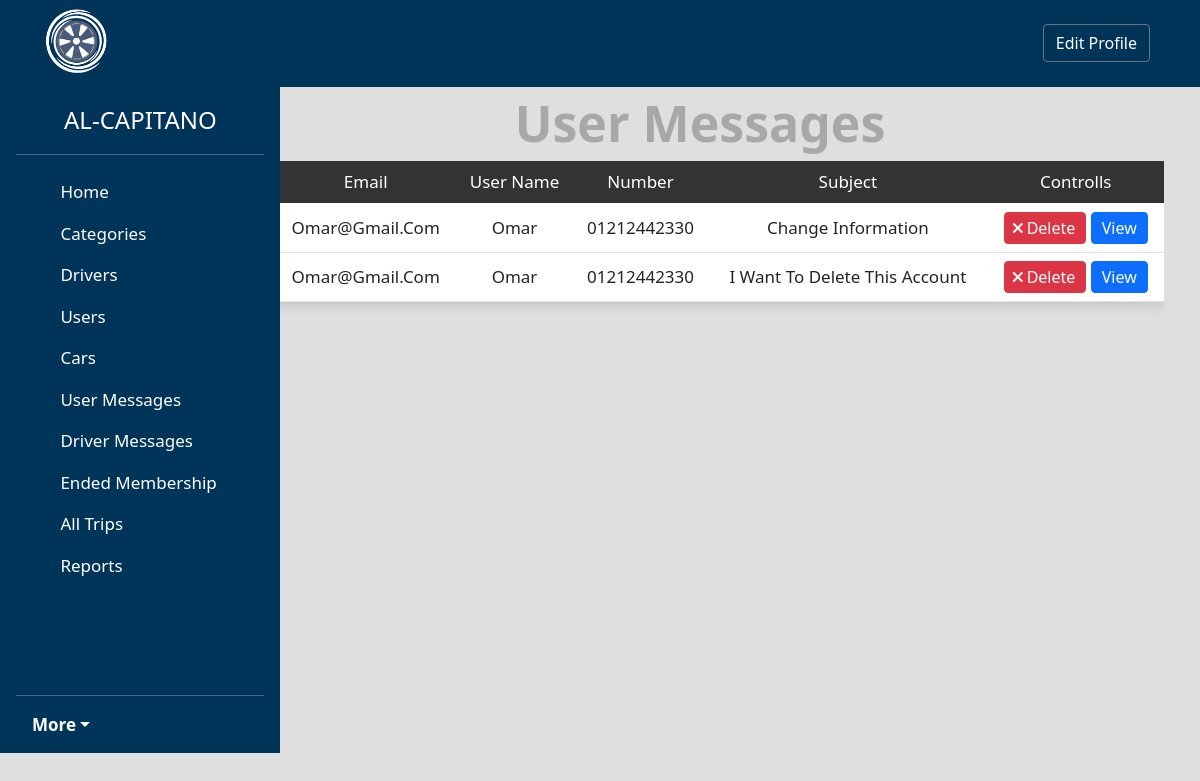
/admin/usermessage.php (signed in), run on the app's committed database.
### tables this page shows
CREATE TABLE `contacts` (
  `Message_ID` int(11) NOT NULL,
  `Email` varchar(255) NOT NULL,
  `Mobile` varchar(255) NOT NULL,
  `Subject` varchar(255) NOT NULL,
  `Message` text NOT NULL,
  `Date` timestamp NOT NULL DEFAULT current_timestamp(),
  `userid` int(11) NOT NULL
);

CREATE TABLE `users` (
  `User_ID` int(11) NOT NULL,
  `User_Name` varchar(255) NOT NULL,
  `Email` varchar(255) NOT NULL,
  `Password` varchar(255) NOT NULL,
  `Group_ID` int(11) NOT NULL DEFAULT 0 COMMENT 'user = 0\r\ndriver = 1\r\nadmin = 2',
  `User_Status` int(11) NOT NULL DEFAULT 0 COMMENT 'active = 1\r\npending = 0',
  `Date` timestamp NOT NULL DEFAULT current_timestamp()
);

### admin/includes/functions/model.php (called while the page is built, shortened)
<?php
class model
{
    function joins($chooserow, $inner)
    {
        global $conn;
        $table = get_class($this);
        $stmt = $conn->prepare("  SELECT $table.*, $chooserow FROM $table $inner
        ");
        $stmt->execute();
        $data = $stmt->fetchAll();
        return $data;
    }
}

### admin/usermessage.php (the view, shortened to what this page needs)
<?php
if (isset($_SESSION['admin'])) {
    include('int.php');
    $contactObject = new contacts();
    if (isset($_GET['do'])) {
        $do = $_GET['do'];
    } else {
        $do = 'manage';
    }
    if ($do == 'manage') {
        $contacs = $contactObject->joins(
            "users.User_Name  AS userName",
            "INNER JOIN users        ON users.User_ID            = contacts.userid
                                         WHERE Group_ID=0 "
        );
?>
        <h1 class="text-center edit">User messages</h1>
        <div class="container ">
            <div class="table-responsive">
                <table class="table main-table text-center  ">
                    <thead>
                        <tr>
                            <td class=""> # </td>
                            <td class=""> Email </td>
                            <td class=""> User Name </td>
                            <td class=""> Number </td>
                            <td class=""> Subject </td>
                            <td class=""> controlls </td>
                        </tr>
                    </thead>
                    <tbody>
                        <?php foreach ($contacs as $contact) {  ?>
                            <tr>
                                <td><?php echo $contact['Message_ID'] ?></td>
                                <td><?php echo $contact['Email'] ?></td>
                                <td><?php echo $contact['userName'] ?></td>
                                <td><?php echo $contact['Mobile'] ?></td>
                                <td><?php echo $contact['Subject'] ?></td>
                                <td class="">
                                    <a href="usermessage.php?do=delete&messageid=<?php echo $contact['Message_ID'] ?>" class="btn btn-danger confirm"> <i class="fa fa-close"></i>Delete</a>
                                    <a href="usermessage.php?do=view&messageid=<?php echo $contact['Message_ID'] ?>" class="btn btn-primary ">view</a>
                                </td>
                            </tr>
                        <?php } ?>
                    </tbody>
                </table>
        <?php
        }
        include $tpl . ('footer.php');
    } else {
        header('location: ../prehome.php');
        exit();
    }

### admin/layout/css/back.css (style rules this page uses)
* { text-transform: capitalize !important; }
body { background-color: rgb(223, 223, 223) !important; font-size: 17px; }
a { text-decoration: none; color: black; }
.btn { color: white; }
.edit { color: rgb(168, 168, 168); margin-top: 30px; font-size: 50px; font-weight: 700; }
.main-table { box-shadow: 0 7px 9px #ccc; }
.main-table tbody td { background-color: #fff; vertical-align: middle !important; }
.main-table thead { background-color: #333; color: #fff; }
.main-table .btn { padding: 3px 10px !important; }
.main-table .btn .fa-close { position: relative; right: 3px; }

### data on the page
contacts: Email "Omar@gmail.com", userid.User_Name "Omar", Mobile "01212442330", Subject "Change Information"
contacts: Email "Omar@gmail.com", userid.User_Name "Omar", Mobile "01212442330", Subject "I Want To Delete This Account"
